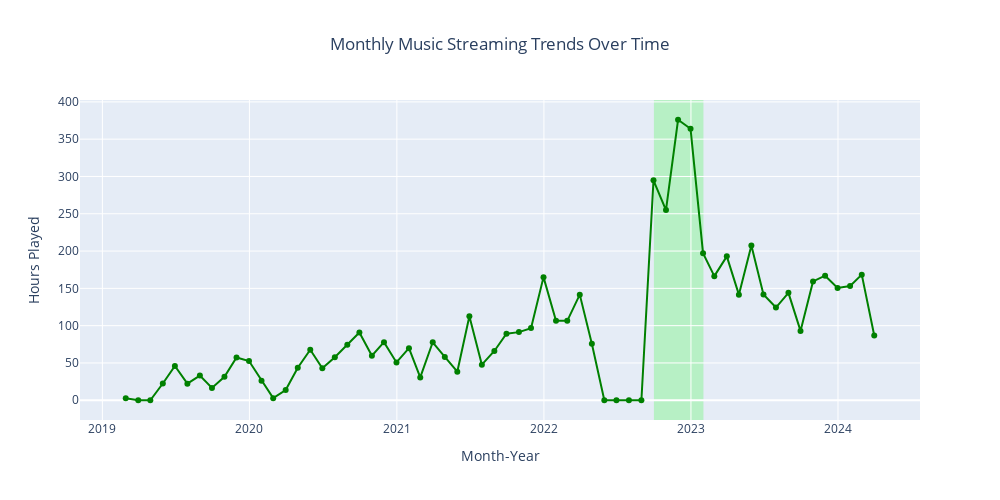

The cell this chart's notebook holds for it:
### Markdown cell above
#### **Music Streaming**

### Code cell
# Set 'ts' column as the index
indexed = spotify_music.set_index('ts', inplace=False)

# Resample the data on a monthly basis
streaming_trends = indexed.resample('M').sum()

# Create a line plot using Plotly Express
fig = px.line(streaming_trends, x=streaming_trends.index, y=(streaming_trends['ms_played'] / (1000 * 60 * 60)).round(2),
              labels={'ts': 'Month-Year', 'y': 'Hours Played'},
              title='Monthly Audio Streaming Trends Over Time',
              color_discrete_sequence=['green'], markers=True)

fig.add_vrect(x0="2022-10-01", x1="2023-02-01", fillcolor="rgba(0,255,0,0.2)", layer="below", line_width=0)

fig.update_layout(title=dict(text='Monthly Music Streaming Trends Over Time', x=0.5),
                  xaxis_title='Month-Year',
                  yaxis_title='Hours Played',
                  width=1000, height=500)
fig.show()

### Figure 1 — Plotly figure (JSON) as saved in the notebook; plotly's stock layout.template omitted (floating-point values rounded to 4 significant figures)
{"data": [{"hovertemplate": "Month-Year=%{x}<br>Hours Played=%{y}<extra></extra>", "legendgroup": "", "line": {"color": "green", "dash": "solid"}, "marker": {"symbol": "circle"}, "mode": "lines+markers", "name": "", "orientation": "v", "showlegend": false, "type": "scatter", "x": ["2019-02-28T00:00:00+00:00", "2019-03-31T00:00:00+00:00", "2019-04-30T00:00:00+00:00", "2019-05-31T00:00:00+00:00", "2019-06-30T00:00:00+00:00", "2019-07-31T00:00:00+00:00", "2019-08-31T00:00:00+00:00", "2019-09-30T00:00:00+00:00", "2019-10-31T00:00:00+00:00", "2019-11-30T00:00:00+00:00", "2019-12-31T00:00:00+00:00", "2020-01-31T00:00:00+00:00", "2020-02-29T00:00:00+00:00", "2020-03-31T00:00:00+00:00", "2020-04-30T00:00:00+00:00", "2020-05-31T00:00:00+00:00", "2020-06-30T00:00:00+00:00", "2020-07-31T00:00:00+00:00", "2020-08-31T00:00:00+00:00", "2020-09-30T00:00:00+00:00", "2020-10-31T00:00:00+00:00", "2020-11-30T00:00:00+00:00", "2020-12-31T00:00:00+00:00", "2021-01-31T00:00:00+00:00", "2021-02-28T00:00:00+00:00", "2021-03-31T00:00:00+00:00", "2021-04-30T00:00:00+00:00", "2021-05-31T00:00:00+00:00", "2021-06-30T00:00:00+00:00", "2021-07-31T00:00:00+00:00", "2021-08-31T00:00:00+00:00", "2021-09-30T00:00:00+00:00", "2021-10-31T00:00:00+00:00", "2021-11-30T00:00:00+00:00", "2021-12-31T00:00:00+00:00", "2022-01-31T00:00:00+00:00", "2022-02-28T00:00:00+00:00", "2022-03-31T00:00:00+00:00", "2022-04-30T00:00:00+00:00", "2022-05-31T00:00:00+00:00", "2022-06-30T00:00:00+00:00", "2022-07-31T00:00:00+00:00", "2022-08-31T00:00:00+00:00", "2022-09-30T00:00:00+00:00", "2022-10-31T00:00:00+00:00", "2022-11-30T00:00:00+00:00", "2022-12-31T00:00:00+00:00", "2023-01-31T00:00:00+00:00", "2023-02-28T00:00:00+00:00", "2023-03-31T00:00:00+00:00", "2023-04-30T00:00:00+00:00", "2023-05-31T00:00:00+00:00", "2023-06-30T00:00:00+00:00", "2023-07-31T00:00:00+00:00", "2023-08-31T00:00:00+00:00", "2023-09-30T00:00:00+00:00", "2023-10-31T00:00:00+00:00", "2023-11-30T00:00:00+00:00", "2023-12-31T00:00:00+00:00", "2024-01-31T00:00:00+00:00", "2024-02-29T00:00:00+00:00", "2024-03-31T00:00:00+00:00"], "xaxis": "x", "y": [2.68, 0, 0, 22.48, 45.99, 22.25, 33.13, 16.54, 31.49, 57.29, 52.55, 26.21, 2.79, 13.67, 43.57, 67.65, 42.79, 57.73, 74.41, 90.81, 59.79, 77.83, 50.72, 69.86, 30.6, 77.72, 58.03, 38.29, 112.7, 47.74, 66.05, 89.22, 91.34, 96.7, 165.1, 106.6, 106.5, 141.6, 75.72, 0, 0, 0, 0, 294.9, 254.9, 376.0, 363.9, 197.1, 166.4, 192.9, 141.6, 207.4, 141.9, 124.3, 144.0, 92.94, 159.3, 167.0, 150.6, 153.2, 168.4, 86.86], "yaxis": "y"}], "layout": {"height": 500, "legend": {"tracegroupgap": 0}, "shapes": [{"fillcolor": "rgba(0,255,0,0.2)", "layer": "below", "line": {"width": 0}, "type": "rect", "x0": "2022-10-01", "x1": "2023-02-01", "xref": "x", "y0": 0, "y1": 1, "yref": "y domain"}], "title": {"text": "Monthly Music Streaming Trends Over Time", "x": 0.5}, "width": 1000, "xaxis": {"anchor": "y", "domain": [0, 1], "title": {"text": "Month-Year"}}, "yaxis": {"anchor": "x", "domain": [0, 1], "title": {"text": "Hours Played"}}}}
